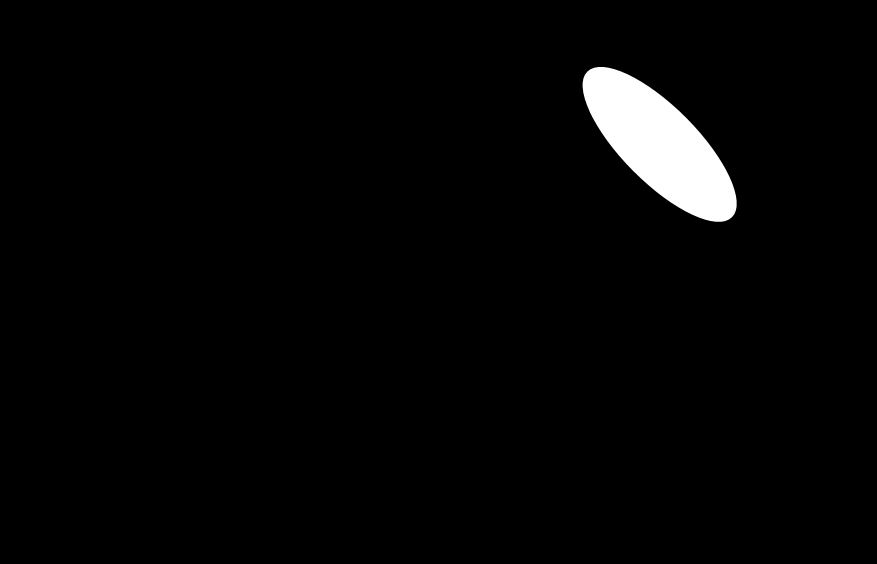
#> input picture src_image1.bmp, 877 x 564 px
$ python adjust_sample.py
#> lines starting #> are read from the running program, lines starting #| are printed output that depends on the picture; long printed decimals are rounded
#
# ズレ量を計算して、位置を整えるプログラム例
#

import cv2
import math
import numpy as np
import numpy.linalg as LA

# 入出力ファイルは決め打ち
src_path = "./src_image1.bmp"
dest_path = "./dest_image1.bmp"

# ① 画像を読み込む
src_img = cv2.imread(src_path, cv2.IMREAD_GRAYSCALE)
#> src_img is the input picture: shape (564, 877); min 0, max 255, mean 6.2

# ② 画像の中心座標を求める
height,width  = src_img.shape[:2]
#> height = 564; width = 877
gy = height / 2
#> gy = 282
gx = width / 2
#> gx = 438.5
print("画像の中心：y={0},x={1}\n".format(gy, gx))
#| 画像の中心：y=282.0,x=438.5

# ③ オブジェクトの重心を求める
object_g = np.array(np.where(src_img == 255)).mean(axis=1)
#> object_g = [143.9, 659.2]
print("オブジェクトの中心座標：y={0}, x={1}\n".format(object_g[0], object_g[1]))
#| オブジェクトの中心座標：y=143.854, x=659.172

# ④ 重心のズレを補正する
dy = gy - object_g[0]
#> dy = 138.1
dx = gx - object_g[1]
#> dx = -220.7
print("中心座標とのズレ：y={0}, x={1}\n".format(dy, dx))
#| 中心座標とのズレ：y=138.146, x=-220.672

mat_g = np.array([[1, 0, dx], [0, 1, dy]], dtype=np.float32)
#> mat_g = [[1, 0, -220.7], [0, 1, 138.1]]
affine_img_g = cv2.warpAffine(src_img, mat_g, (width,height))
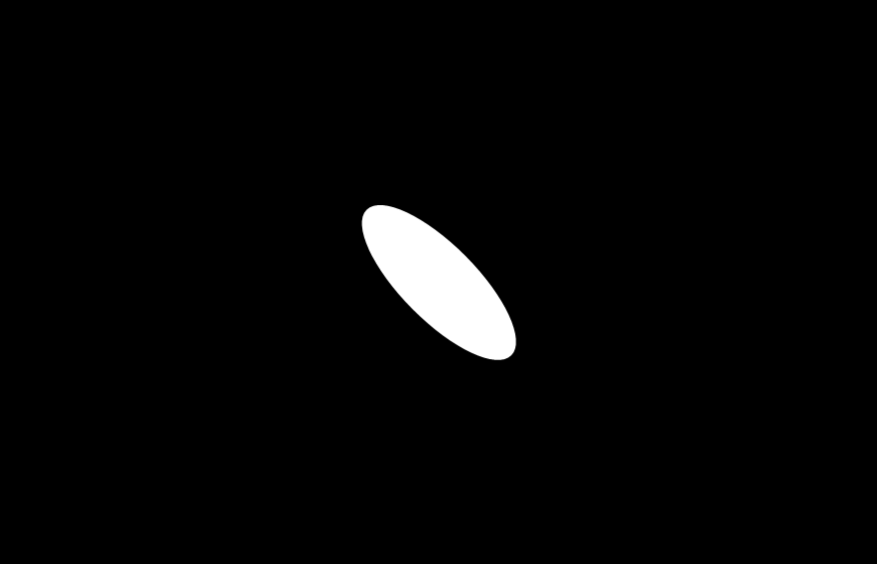
#> affine_img_g: shape (564, 877); min 0, max 255, mean 6.2

# ⑤ 確度のズレを計算する
index_vector = np.array(np.where(affine_img_g == 255))
Cov = np.cov(index_vector)
#> Cov = [[1458.5, 1122.5], [1122.5, 1440.9]]
eigne_value, eigen_vector = LA.eig(Cov)
#> eigne_value = [2572.2, 327.2]; eigen_vector = [[0.71, -0.704], [0.704, 0.71]]

mat_delta = np.array([[eigen_vector[0][0], eigen_vector[0][1], (1.0 - eigen_vector[0][0]) * gx - eigen_vector[0][1] * gy],
 [eigen_vector[1][0], eigen_vector[1][1], (1.0 - eigen_vector[0][0])*gy + eigen_vector[0][1]*gx]], dtype=np.float32)
#> mat_delta = [[0.71, -0.704, 325.9], [0.704, 0.71, -227]]
print("変換行列")
print(mat_delta)
#| [[   0.7099   -0.7043  325.851   ]
#|  [   0.7043    0.7099 -227.035   ]]

affine_img_delta = cv2.warpAffine(affine_img_g, mat_delta, (width, height))
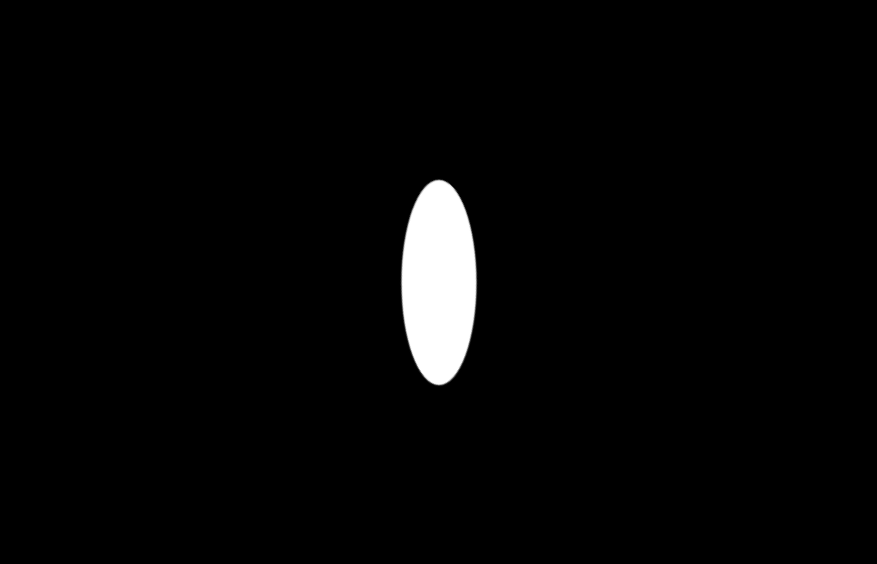
#> affine_img_delta: shape (564, 877); min 0, max 255, mean 6.2
cv2.imwrite(dest_path, affine_img_delta)

$ run again, with src_image2.bmp copied over src_image1.bmp
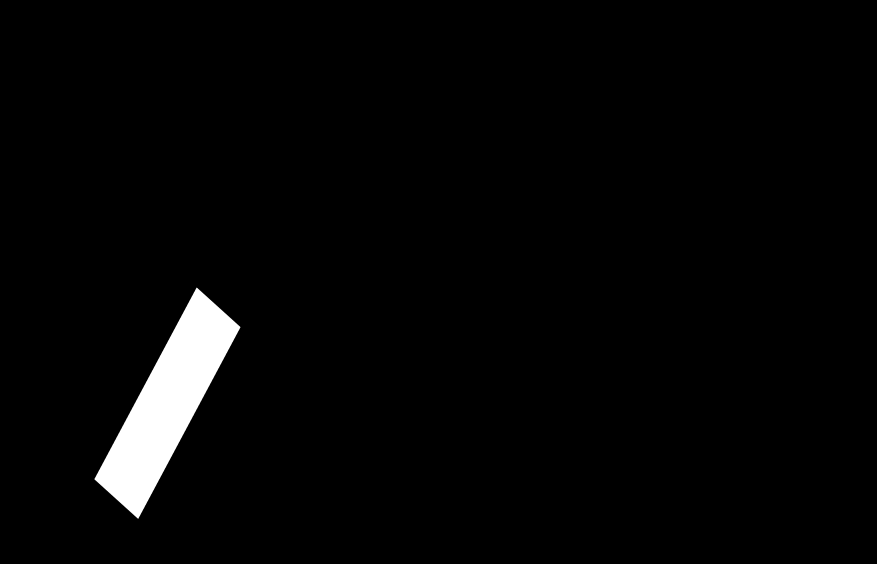
#> input picture src_image2.bmp, 877 x 564 px
#> src_img is the input picture: shape (564, 877); min 0, max 255, mean 6.4
#| 画像の中心：y=282.0,x=438.5
#> object_g = [402.7, 166.9]
#| オブジェクトの中心座標：y=402.693, x=166.937
#> dy = -120.7
#> dx = 271.6
#| 中心座標とのズレ：y=-120.693, x=271.563
#> mat_g = [[1, 0, 271.6], [0, 1, -120.7]]
#> `affine_img_g = cv2.warpAffine(src_img, mat_g, (width,height))`:
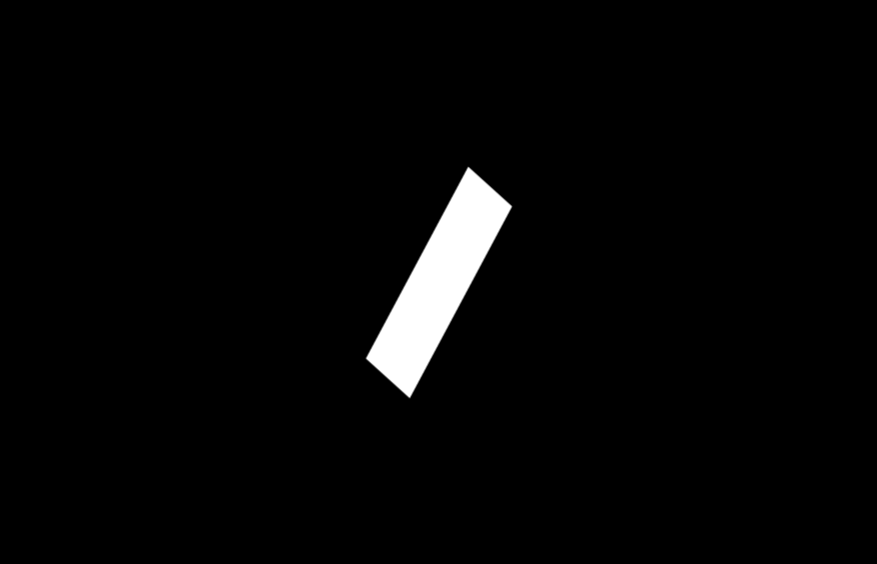
#> affine_img_g: shape (564, 877); min 0, max 255, mean 6.4
#> Cov = [[3113.2, -1464.8], [-1464.8, 999.7]]
#> eigne_value = [3862.6, 250.3]; eigen_vector = [[0.89, 0.455], [-0.455, 0.89]]
#> mat_delta = [[0.89, 0.455, -80.32], [-0.455, 0.89, 230.7]]
#| [[  0.8902   0.4555 -80.319 ]
#|  [ -0.4555   0.8902 230.683  ]]
#> `affine_img_delta = cv2.warpAffine(affine_img_g, mat_delta, (width, hei..`:
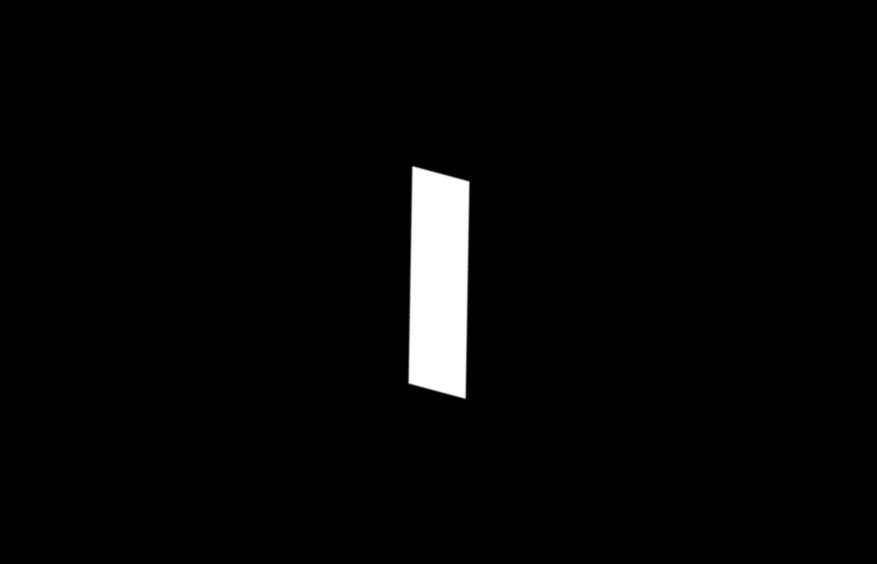
#> affine_img_delta: shape (564, 877); min 0, max 255, mean 6.4
